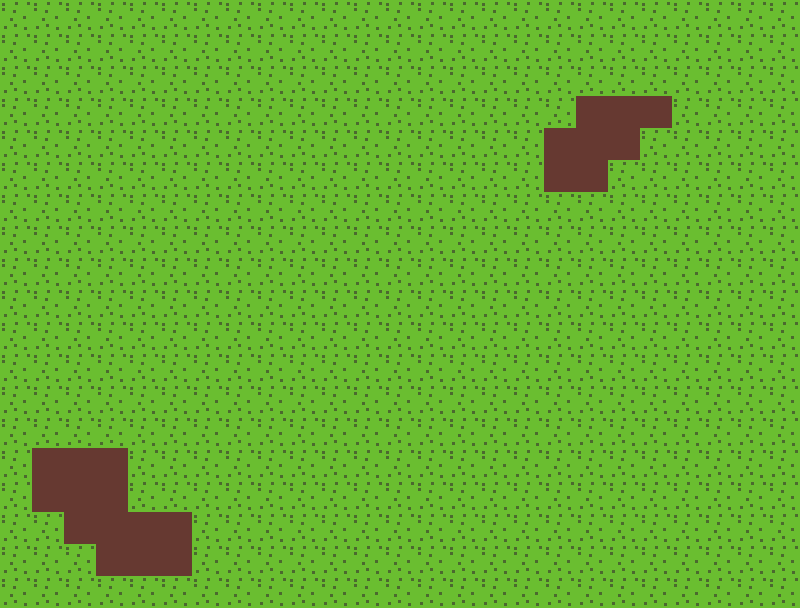

Tiled map render using the project's own tile images. Description and the whole map definition, tile-layer contents included, below:
An orthogonal 25x19 tile map with 32x32 px tiles, 1 tile layer (Tile Layer 1).

<map version="1.10" tiledversion="1.11.0" orientation="orthogonal" renderorder="right-down" width="25" height="19" tilewidth="32" tileheight="32" infinite="0" nextlayerid="2" nextobjectid="1">
 <tileset firstgid="1" source="tiles.tsx" />
 <layer id="1" name="Tile Layer 1" width="25" height="19">
  <data encoding="csv">
1,1,1,1,1,1,1,1,1,1,1,1,1,1,1,1,1,1,1,1,1,1,1,1,1,
1,1,1,1,1,1,1,1,1,1,1,1,1,1,1,1,1,1,1,1,1,1,1,1,1,
1,1,1,1,1,1,1,1,1,1,1,1,1,1,1,1,1,1,1,1,1,1,1,1,1,
1,1,1,1,1,1,1,1,1,1,1,1,1,1,1,1,1,1,2,2,2,1,1,1,1,
1,1,1,1,1,1,1,1,1,1,1,1,1,1,1,1,1,2,2,2,1,1,1,1,1,
1,1,1,1,1,1,1,1,1,1,1,1,1,1,1,1,1,2,2,1,1,1,1,1,1,
1,1,1,1,1,1,1,1,1,1,1,1,1,1,1,1,1,1,1,1,1,1,1,1,1,
1,1,1,1,1,1,1,1,1,1,1,1,1,1,1,1,1,1,1,1,1,1,1,1,1,
1,1,1,1,1,1,1,1,1,1,1,1,1,1,1,1,1,1,1,1,1,1,1,1,1,
1,1,1,1,1,1,1,1,1,1,1,1,1,1,1,1,1,1,1,1,1,1,1,1,1,
1,1,1,1,1,1,1,1,1,1,1,1,1,1,1,1,1,1,1,1,1,1,1,1,1,
1,1,1,1,1,1,1,1,1,1,1,1,1,1,1,1,1,1,1,1,1,1,1,1,1,
1,1,1,1,1,1,1,1,1,1,1,1,1,1,1,1,1,1,1,1,1,1,1,1,1,
1,1,1,1,1,1,1,1,1,1,1,1,1,1,1,1,1,1,1,1,1,1,1,1,1,
1,2,2,2,1,1,1,1,1,1,1,1,1,1,1,1,1,1,1,1,1,1,1,1,1,
1,2,2,2,1,1,1,1,1,1,1,1,1,1,1,1,1,1,1,1,1,1,1,1,1,
1,1,2,2,2,2,1,1,1,1,1,1,1,1,1,1,1,1,1,1,1,1,1,1,1,
1,1,1,2,2,2,1,1,1,1,1,1,1,1,1,1,1,1,1,1,1,1,1,1,1,
1,1,1,1,1,1,1,1,1,1,1,1,1,1,1,1,1,1,1,1,1,1,1,1,1
</data>
 </layer>
</map>